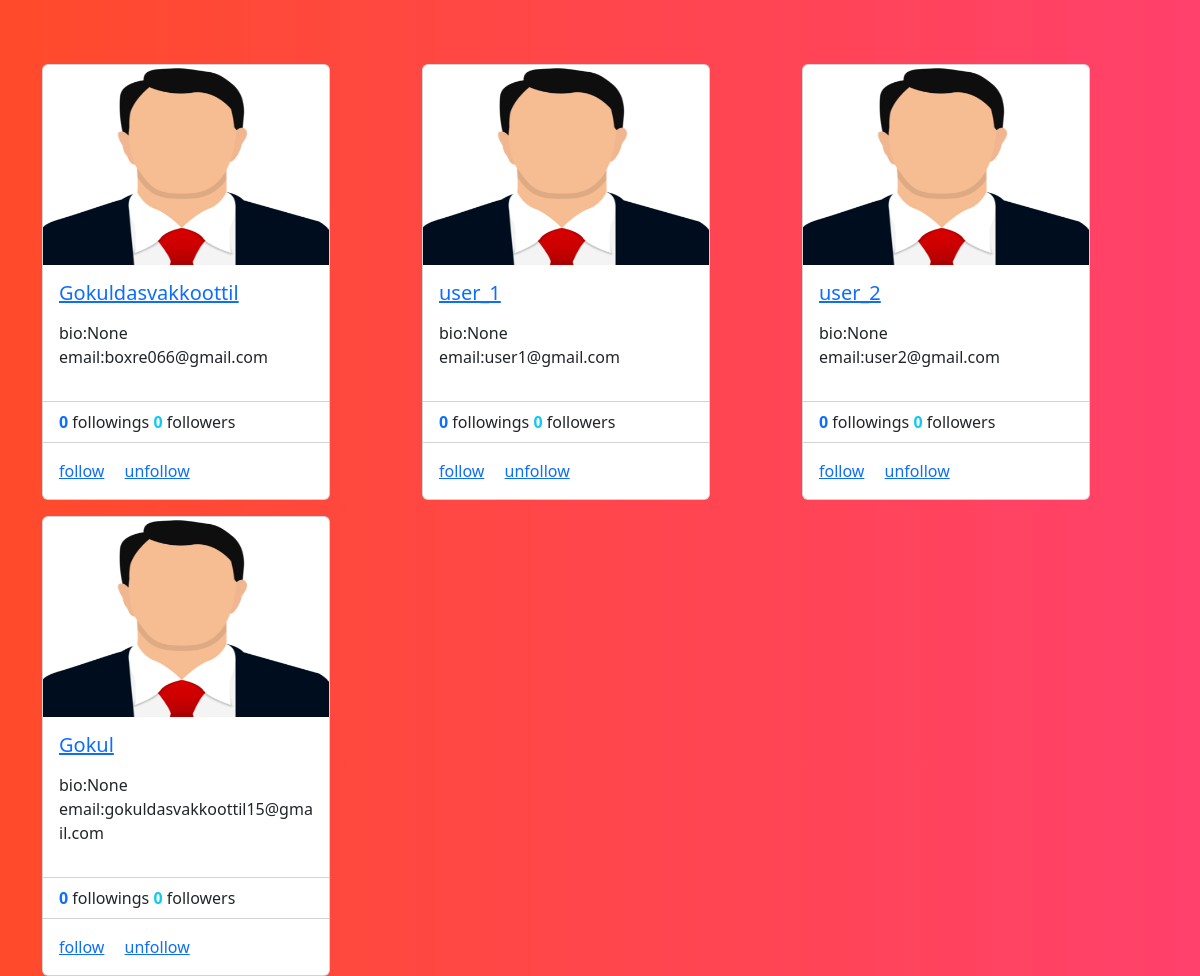
Page /profiles/all (signed in) on the committed database.
### socialapp/models.py (models this page shows)
class UserProfile(models.Model):
    user=models.OneToOneField(User,on_delete=models.CASCADE,related_name="profile")
    address=models.CharField(max_length=200,null=True)
    phone=models.CharField(max_length=200,null=True)
    profile_pic=models.ImageField(upload_to="profilepics",null=True,blank=True)
    dob=models.DateField(null=True)
    bio=models.CharField(max_length=200,null=True)
    following=models.ManyToManyField("self",related_name="followed_by",symmetrical=False,null=True)
    block=models.ManyToManyField("self",related_name="blocked",symmetrical=False,null=True)
    def __str__(self):
        return self.user.username

### socialapp/views.py (the view)
# urls.py: path('profiles/all',views.ProfileListView.as_view(),name="profile_list"),
@method_decorator(decs,name="dispatch")
class ProfileListView(View):
    def get(self,request,*args,**kwargs):
        qs=UserProfile.objects.all()
        return render(request,"profile_list.html",{"data":qs})

### socialapp/templates/profile_list.html (shortened to what this page needs)
<!DOCTYPE html>
{%load static%}
<html lang="en">
<head>
    <link href="https://cdn.jsdelivr.net/npm/bootstrap@5.3.2/dist/css/bootstrap.min.css" rel="stylesheet">
</head>
<body style="background: #FF416C;
background: -webkit-linear-gradient(to right, #FF4B2B, #FF416C);
background: linear-gradient(to right, #FF4B2B, #FF416C);">
<div class="container">
    <div class="row mt-5">
        {%for profile in data%}
            <div class="col-4 mt-3">
                <div class="card" style="width: 18rem;">
                    {%if profile.profile_pic%}
                    <img src="{{profile.profile_pic.url}}" class="card-img-top" alt="..." height="200px">
                    {%else%}
                    <img src="{%static 'socialapp/images/profilepic.png'%}" class="card-img-top" alt="..." height="200px">
                    {%endif%}
                    <div class="card-body">
                      <h5 class="card-title">
                        <a href="{%url 'profile_detail' profile.id %}">{{profile}}</a>
                      </h5>
                      <p class="card-text">
                        <div>
                            bio:{{profile.bio}}
                        </div>
                       <div>
                        email:{{profile.user.email}}
                       </div>
                      </p>
                    </div>
                    <ul class="list-group list-group-flush">
                      <li class="list-group-item">
                       <span class="fw-bold text-primary"> {{profile.following.count}}</span> followings
                       <span class="fw-bold text-info">  {{profile.followed_by.count}}</span> followers </li>
                    </ul>
                    <div class="card-body">
                      <a href="#" class="card-link">follow</a>
                      <a href="#" class="card-link">unfollow</a>
                    </div>
                  </div>
            </div>
        {%endfor%}
    </div>
</div>
</body>
</html>

### rows in the picture
UserProfile: user.username "Gokuldasvakkoottil", bio "None", user.email "boxre066@gmail.com", following.count "0", followed_by.count "0"
UserProfile: user.username "user_1", bio "None", user.email "user1@gmail.com", following.count "0", followed_by.count "0"
UserProfile: user.username "user_2", bio "None", user.email "user2@gmail.com", following.count "0", followed_by.count "0"
UserProfile: user.username "Gokul", bio "None", user.email "gokuldasvakkoottil15@gmail.com", following.count "0", followed_by.count "0"
